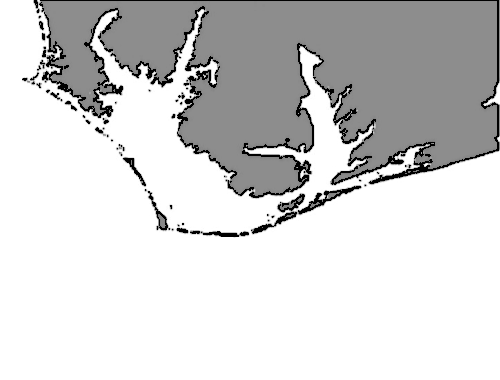
#> input picture bayes-patrol/bayes_patrol/cape_python.png, 500 x 380 px
$ python game.py
#> lines starting #> are read from the running program, lines starting #| are printed output that depends on the picture; after the words box and inside, x2 and y2 are one past the last pixel; in counts of white or black regions, pixels touching at a corner belong together
### bayes-patrol/bayes_patrol/search.py
#!/usr/bin/env python3
import sys
import cv2 as cv
import numpy as np
import random
import itertools


class SearchArea:
    """Object for Search Areas."""

    def __init__(self, img, ul_bound, lr_bound, probability):
        """Create the Search Area.

        img = cv image array
        ul_bound = upper-left point of the search area
        lr_bound = lower-left point of the search area
        probability = float
        """
        self.ul_bound = ul_bound
        self.lr_bound = lr_bound
        self.region = img[
            self.ul_bound[1] : self.lr_bound[1],  # Y Range
            self.ul_bound[0] : self.lr_bound[0],  # X Range
        ]
        self.probability = probability
        self.sep = 0


class BayesSearch:
    """Search Map using Bayes."""

    def __init__(self, img, search_areas):
        """Something."""
        self.img = img
        self.search_areas = search_areas

        print("Generating Last Known")
        self.area_starting, self.sailor_last_known = self.gen_random_location()
        print("Generating Actual")
        self.area_actual, self.sailor_actual = self.gen_random_location()

        self.global_last_known = (
            self.sailor_last_known[0]
            + self.search_areas[self.area_starting].ul_bound[0],
            self.sailor_last_known[1]
            + self.search_areas[self.area_starting].ul_bound[1],
        )

        self.global_actual = (
            (self.sailor_actual[0] + self.search_areas[self.area_actual].ul_bound[0]),
            (self.sailor_actual[1] + self.search_areas[self.area_actual].ul_bound[1]),
        )

    def gen_random_location(self):
        """Generate random location in search areas."""
        # Select area from availble options
        area = int(random.triangular(0, len(self.search_areas)))
        print("Area {}".format(area))
        area_actual = self.search_areas[area]
        # Get random location in Search Area
        x = np.random.choice(area_actual.region.shape[1], 1)[0]
        print("X {}".format(x))
        y = np.random.choice(area_actual.region.shape[0], 1)[0]
        print("Y {}".format(y))
        return area, (x, y)

    # [32 lines left out: functions calc_search_effectiveness, conduct_search, revise_target_probs, not called in this run]

    def draw_map(self):
        """Display the map with annotations."""
        # Draw the scale bar.
        cv.line(self.img, (20, 370), (70, 370), (0, 0, 0), 2)
        cv.putText(self.img, "0", (8, 370), cv.FONT_HERSHEY_PLAIN, 1, (0, 0, 0))
        cv.putText(
            self.img,
            "50 Nautical Miles",
            (71, 370),
            cv.FONT_HERSHEY_PLAIN,
            1,
            (0, 0, 0),
        )

        # Draw Search Areas.
        for i, area in enumerate(self.search_areas):
            cv.rectangle(self.img, area.ul_bound, area.lr_bound, (0, 0, 0), 1)
            cv.putText(
                self.img,
                str(i + 1),
                (area.ul_bound[0] + 3, area.ul_bound[1] + 15),
                cv.FONT_HERSHEY_PLAIN,
                1,
                0,
            )

        print("Global Last Known: {}".format(self.global_last_known))
        # Post the last known location of the sailor.
        cv.putText(
            self.img,
            "+",
            (self.global_last_known[0], self.global_last_known[1]),
            cv.FONT_HERSHEY_PLAIN,
            1,
            (0, 0, 255),
        )
        cv.putText(
            self.img,
            "+ = Last Known Position",
            (274, 355),
            cv.FONT_HERSHEY_PLAIN,
            1,
            (0, 0, 255),
        )
        cv.putText(
            self.img,
            "* = Actual Position",
            (275, 370),
            cv.FONT_HERSHEY_PLAIN,
            1,
            (255, 0, 0),
        )

        cv.imshow("Search Area", self.img)
        cv.moveWindow("Search Area", 750, 10)
        cv.waitKey(500)

### bayes-patrol/bayes_patrol/game.py
#!/usr/bin/env python3
import sys
import search
import cv2 as cv

MAP_FILE = "cape_python.png"
# Assign search area (SA) corner point locations based on image pixels.
SA_CONSTANTS = [
    ((130, 265), (180, 315), 0.2),
    ((80, 255), (130, 305), 0.5),
    ((105, 205), (155, 255), 0.3),
]


def main():
    """UI Driver Code."""
    img = cv.imread(MAP_FILE, cv.IMREAD_COLOR)
#> img is the input picture: shape (380, 500, 3); min 0, max 255, mean 210.6
    if img is None:
        print("Can not load file {}".format(MAP_FILE), file=sys.stderr)
        sys.exit(1)

    search_areas = []
    for area in SA_CONSTANTS:
        search_areas.append(search.SearchArea(img, area[0], area[1], area[2]))
#> this loop made 3 passes
#> pass 3, in __init__ (call 3), `self.region = img[ self.ul_bound[1] : self.lr_bound[1],`:
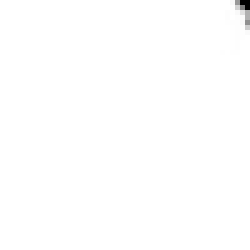
#> self.region: shape (50, 50, 3) (shown 5 times larger); min 0, max 255, mean 254.4
#> after the loop, search_areas = 3 items
    print("Starting the game:")
    app = search.BayesSearch(img, search_areas)
#> in gen_random_location, `area = int(random.triangular(0, len(self.search_areas)))`: area = 2
#| Area 2
#| X 44
#| Y 47
#> in __init__, `self.area_starting, self.sailor_last_known = self.gen_random_location()`: self.sailor_last_known = (44, 47)
#| Area 1
#| X 0
#| Y 3
#> in __init__, `self.area_actual, self.sailor_actual = self.gen_random_location()`: self.area_actual = 1; self.sailor_actual = (0, 3)
#> in __init__, `self.global_last_known = ( self.sailor_last_known[0] + self.search_are..`: self.global_last_known = (149, 252)
#> in __init__, `self.global_actual = ( (self.sailor_actual[0] + self.search_areas[self..`: self.global_actual = (80, 258)
    app.draw_map()
#> in draw_map, `cv.putText(self.img, "0", (8, 370), cv.FONT_HERSHEY_PLAIN, 1, (0, 0, 0))`: self.img: shape (380, 500, 3); min 0, max 255, mean 210.3
#> in draw_map, `cv.putText( self.img, "50 Nautical Miles", (71, 370), cv.FONT_HERSHEY_..`:
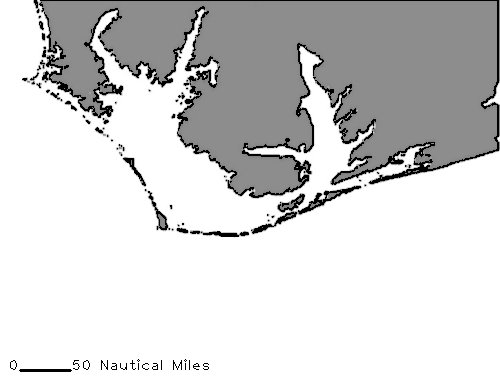
#> self.img: shape (380, 500, 3); min 0, max 255, mean 210
#> the loop in draw_map, `for i, area in enumerate(self.search_areas):` made 3 passes
#> after the loop in draw_map, `for i, area in enumerate(self.search_areas):`:
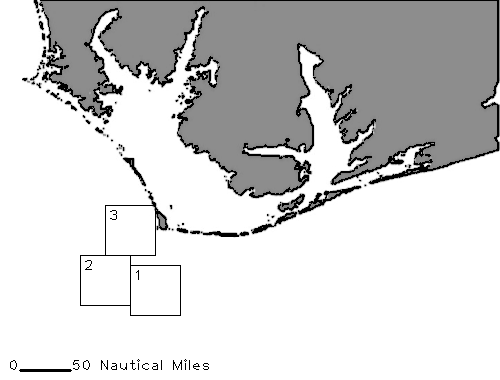
#> self.img: shape (380, 500, 3); 0.31% of pixels changed, all inside (x1, y1, x2, y2) = (80, 205, 181, 316)
#| Global Last Known: (149, 252)
#> in draw_map, `cv.putText( self.img, "+", (self.global_last_known[0], self.global_las..`: self.img: shape (380, 500, 3); 0.01% of pixels changed, all inside (x1, y1, x2, y2) = (151, 243, 160, 252)
#> in draw_map, `cv.putText( self.img, "* = Actual Position", (275, 370), cv.FONT_HERSH..`:
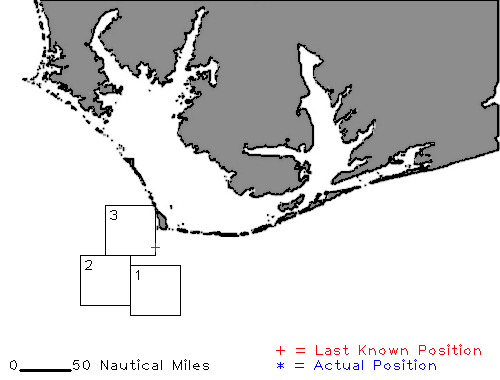
#> self.img: shape (380, 500, 3); mean B, G, R 208.7, 208.4, 208.8


if __name__ == "__main__":
    main()
